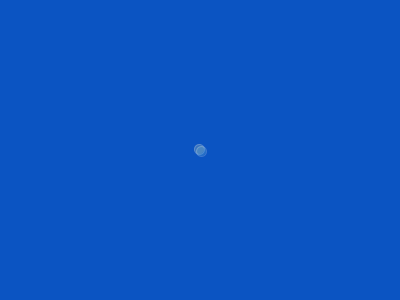
Frame 1 (no input)
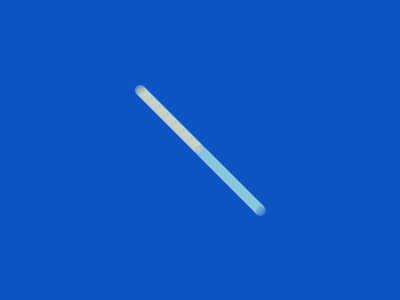
Frame 60 (the mouse pressed at the canvas centre just before this capture)
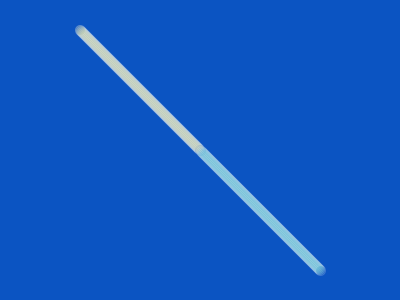
Frame 120 (the mouse held since frame 60 and released just before this capture)

The Processing sketch that drew these frames (run headless with seeded random() and noise(); from frame 60 on, the mouse is pressed at the canvas centre):

// Processing sketch: processing_146445
// ── processing_146445.pde

int X;
int Y;
int cambioX;
int cambioY;
int X2;
int Y2;
int cambioX2;
int cambioY2;

void setup(){
size(400,300);
background(11,84,194);
X=200;
Y=150;
cambioX=1;
cambioY=1;

X2=200;
Y2=150;
cambioX2=-1;
cambioY2=-1;
}

void draw(){
  
if(Y>300){
  cambioY=-1;
}

if(X>400){
  cambioX=-1;
}

if(Y<0){
  cambioY=1;
}

if(X<0){
cambioX=1;
}
  
X=X+cambioX;
Y=Y+cambioY;
fill (131,212,219,50);
stroke(255,255,255,50);
ellipse(X,Y,10,10);

if(Y2>300){
  cambioY2=-1;
}

if(X2>400){
  cambioX2=-1;
}

if(Y2<0){
  cambioY2=1;
}

if(X2<0){
cambioX2=1;
}
  
X2=X2+cambioX2;
Y2=Y2+cambioY2;
fill (229,230,179,50);
stroke(255,255,255,50);
ellipse(X2,Y2,10,10);



}
